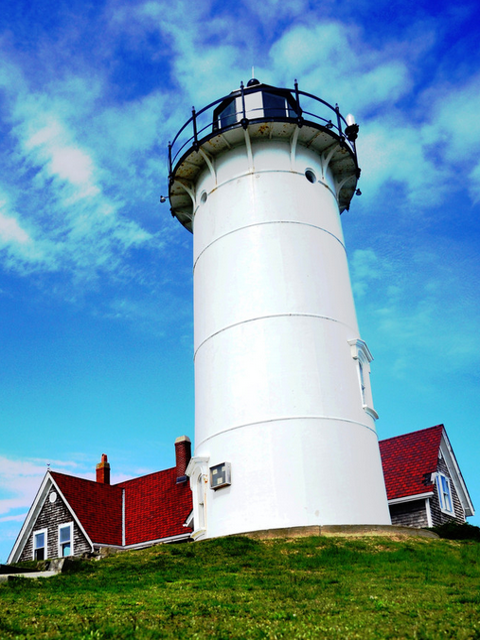
#> input picture week10/lighthouse.png, 480 x 640 px
$ jupyter execute Mar6-IntroToSVD.ipynb   (shell and % lines are left out)
#> lines starting #> are read from the running program, lines starting #| are printed output that depends on the picture; long printed decimals are rounded
[cell 1]
import numpy as np
import numpy.linalg
import matplotlib.pyplot as plt
import scipy.integrate
import time
# For plotting. Don't include this if you submit
                     # a Jupyter Notebook to Gradescope.

#### We will skip the information between these headers (below), you can read it if you'd like.
Okay, so we know that matrices rotate and stretch vectors. To understand this more, we are going to think about "what happens to a sphere (a circle in 2D) when we apply a circle to it. Well, that is the image we had above:
<div>

</div>
We see that a circle becomes an ellipse. This ellipse is defined by its semimajor and semiminor axis. Those are two vectors and form a new *basis* . We see that **the semimajor and semiminor form a new coordinate system (because they are two orthogonal directions) that define the ellipse.** Let's call those two new unit vectors (unit vectors are vectors of length 1) $u_1$ and $u_2$. We see that they both don't have the same length, so the semiminor and semimajor axes are actually stretched versions of the unit vectors: $\sigma_1 u_1$ and $\sigma_2 u_2$.

So let's think about what is happening: we started with one set of basis vectors, $v_1, v_2$. When we apply the matrix to it (matrix multiplication), we arrived at a new set of basis vectors, $u_1$ and $u_2$ that were stretched/shrunken by the factors $\sigma_1$ and $\sigma_2$ respectively.

In other words,
$$A v_1 = \sigma_1 u_1,$$
where $v_1$ and $u_1$ both have length 1 ($\|v_1\| = \|u_1\| = 1$). If we had $n$ vectors ($n$-dimensional space), we would have
$$A v_j = \sigma_j u_j, \qquad j = 1, \ldots, n.$$
In matrix-multiplication form, this looks like
$$ A \begin{pmatrix} v_1 & v_2 & \cdots & v_n \end{pmatrix} = \begin{pmatrix} u_1 & u_2 & \cdots & u_n \end{pmatrix} \begin{pmatrix} \sigma_1 & 0 & \cdots & 0 \\
0 & \sigma_2 & \cdots & 0 \\
\vdots & \vdots & \ddots & \vdots \\
0 & \cdots & \cdots & \sigma_n
\end{pmatrix},
$$
where the matrices with $v_j$ and those with $u_j$ are comprised of the columns $v_j, ~u_j$ side by side. For example, in two dimensions it is
$$
\begin{pmatrix} A_{11} & A_{12} \\ A_{21} & A_{22} \end{pmatrix}\begin{pmatrix} v_{11} & v_{12} \\ v_{21} & v_{22} \end{pmatrix} = \begin{pmatrix} u_{11} & u_{12} \\ u_{21} & u_{22}\end{pmatrix}\begin{pmatrix} \sigma_1 & 0 \\ 0 & \sigma_2 \end{pmatrix},
$$
assuming that $v_j = \begin{pmatrix} v_{1j} & v_{2j} \end{pmatrix}^T$, and $u_j$ is defined similarly. We write this matrix-matrix product as
$$ A V =  U  \Sigma,$$
which defines the matrices $V, ~U,$ and $\Sigma$. Again what we are doing is going from one *basis* ($v_1$ and $v_2$) to another *basis* ($u_1$ and $u_2$). The $U$ and $V$ matrices are like rotation matrices and the $\Sigma$ is the stretching matrix. It happens to be that we can rewrite this as $A =  U \Sigma V^T$. Again, what do matrices do? Rotate and stretch. So what does the matrix $A$ do? It first rotates ($V^T$), then stretches $(\Sigma)$ and then rotates again $( U)$.

#### We will skip the information between these headers (above), you can read it if you'd like.
The *Singular-Value Decomposition* is when we *decompose* the matrix $A$ as
$$ A V =  U  \Sigma,$$
which defines the matrices $V, ~U,$ and $\Sigma$. We are going from one *basis* ($v_1$ and $v_2$, or $v_i$) to another *basis* ($u_1$ and $u_2$, or $u_i$). The $U$ and $V$ matrices are like rotation matrices and the $\Sigma$ is the stretching matrix. It happens to be that we can rewrite this as $A =  U \Sigma V^T$. Again, what do matrices do? Rotate and stretch. So what does the matrix $A$ do? It first rotates ($V^T$), then stretches $(\Sigma)$ and then rotates again $( U)$.

The main reason why we are interested in doing this is because calculating *the SVD of a matrix* (meaning the three matrices, $U,~ \Sigma$ and $V$), *allows us to find the natural coordinate system for the system* through the basis vectors in $U$ and $V$.

Let's see an example of how we do this on the computer. First define
$$ A = \begin{pmatrix} 1 & 2 \\ 0.3 & 0.4 \end{pmatrix}. $$

[cell 2]
# Define A
A = np.array([[1, 2], [0.3, 0.4]])

# Calculate SVD with np.linalg.svd(A, full_matrices=False). Print the result.
print(np.linalg.svd(A, full_matrices=False))

We can see that it is outputting 3 things. Those are $U$, $\Sigma$ and $V^T$ (note that it is $V^T$ not $V$!). Let's define those.

[cell 3]
# Save the three outputs: U, S, and Vt from np.linalg.svd(A)
U, S, Vt = np.linalg.svd(A, full_matrices = False)

#Print each of them
print(U)
print(S)
print(Vt)

We see that $U$ and $Vt$ are matrices as expected, but not $S$! That's because it only gives us the diagonal. To turn it into a matrix we can use `np.diag`.

[cell 4]
# Set S = np.diag(S)
S = np.diag(S)
print(S) # now it is a matrix

By the way let's check: Is $A =  U \Sigma V^T$?

[cell 5]
# Print A
print(A)
# Print the product of the three matrices.
print(U@S@Vt)

Good, we see they are the same. We were saying that the vectors in $U$ and $V^T$ were *basis* vectors. In order for that to be true, they need to have length 1 and be orthogonal. We should check the *columns* of $U$ and the *rows* of $V^T$ (or the columns of $V$). Let's plot them.

[cell 6]
# Create a new figure
fig, ax = plt.subplots()
# Plot the two columns of U in blue, using quiver
# We are plotting the 0th column ([:, 0]),
# but the x component is the 0th entry in the 0th column
# and the y component is the 1st entry in the 0th column
ax.quiver(0, 0, U[0, 0], U[1, 0], color='blue', scale=5,
                 label = '$u_1$')

# Same now for the 1st column.
ax.quiver(0, 0, U[0, 1], U[1, 1], color='blue', scale=5,
         label = '$u_2$')

# Show legends
ax.legend()
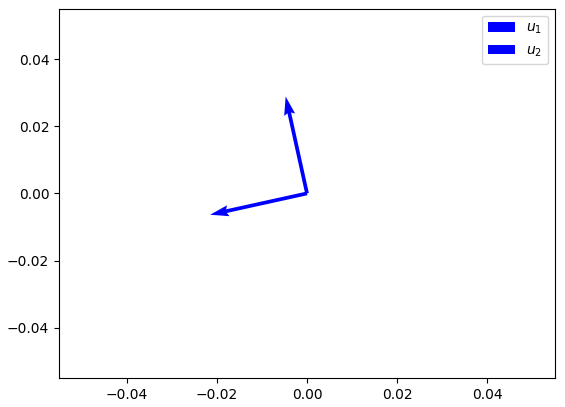
#> figure drawn by matplotlib, 1 panel

We can see that those are orthogonal and have the same length. Now let's do the same for the *rows* of $V^T$. Plot in red.

[cell 7]
# Plot the two rows of V^T in red, using quiver
# We are plotting the 0th row ([0, :]),
# but the x component is the 0th entry in the 0th row
# and the y component is the 1st entry in the 0th row
ax.quiver(0, 0, Vt[0, 0], Vt[0, 1], color='red', scale=5,
         label = '$v_1$')

# Same now for the 1st row.
ax.quiver(0, 0, Vt[1, 0], Vt[1, 1], color='red', scale=5,
         label = '$v_2$')

# Show the legend
ax.legend()

# Show the figure
fig

We have verified that there are two different bases, in $U$ and $V$. The matrix $A$ rotates between the two bases.

The columns of $U$ are called the "*left-singular vectors*" and the columns of $V$ (or rows of $V^T$) are called the "*right-singular vectors.*" $\Sigma$ contains the "*singular values.*"

So how does this all relate to the movie recommendation algorithm?

When we can draw arrows in 2D, as we have done above, it's easy to say what the directions are because we can visualize them. When we have other data sets, like the scores for movies for a bunch of students in class, we can't do that so easily. First off, our data set is going to be huge: hundreds of dimensions (hundreds of students) or tens of dimensions (tens of movies). We can't visualize that. Luckily, we can still interpret what the result is.

For now we are going to not worry about the $\Sigma$ matrix. So we are going to work with $$A = U \Sigma V^T = \tilde U V^T,$$ where $A$ is our data matrix, and $\tilde U = U \Sigma$ is a scaled version (scaled by the singular values) of our left-singular vectors. Remember this doesn't change the coordinate system, it just stretches the vectors.

So we have
$$
A = \begin{bmatrix} | & | & \cdots & | \\ \tilde u_1 & \tilde u_2 & \cdots & \tilde u_n \\
| & | & \cdots & |\end{bmatrix} \begin{bmatrix}\rule{1em}{1pt} &  v_1^T & \rule{1em}{1pt} \\ \rule{1em}{1pt} &  v_2^T & \rule{1em}{1pt} \\ & \vdots & \\ \rule{1em}{1pt} &  v_n^T & \rule{1em}{1pt}\end{bmatrix}.
$$
Notice that we have $\tilde U$ having the columns and $V^T$ having the rows. Compare this to our data matrix, $A$,
$$
A = \begin{pmatrix}
3 & 4 & 2 & 1 \\
5 & 1 & 3 & 1\\
1 & 1 & 2 & 4\\
3 & 3 & 3 & 3\\
2 & 1 & 4 & 4
\end{pmatrix},
$$
where the rows are people's scores and the columns are movie ratings. So **the left-singular vectors**, which are columns, **form a basis for the movies** and **the right-singular vectors**, which are rows, **form a basis for the people.**

So for example, we might find that
$$
\begin{align*}
\tilde u_1 &= \text{a typical action movie}\\
\tilde u_2 &= \text{a typical comedy movie}\\
\tilde u_3 &= \text{a typical horror movie}\\
\tilde u_4 &= \text{a typical anime movie}\\
&\vdots
\end{align*},
$$
etc. So just like before when I wrote,
$$
\begin{pmatrix} 6 \\ 4 \end{pmatrix} = 6 \begin{pmatrix} 1 \\0 \end{pmatrix} + 4 \begin{pmatrix} 0 \\ 1 \end{pmatrix},
$$
writing the vector as a sum of its two basis elements, now we can have something like
$$ \text{The Batman} = \alpha_1 \tilde u_1 + \alpha_2 \tilde u_2 + \ldots,$$
where $\alpha_1$ tells me "*how much of an action movie The Batman is*, $\alpha_2$ tells me "*how much of a comedy movie The Batman is*", etc. Then *every single movie will be some combination of those different types.* Now we don't actually get to choose those genres/basis. Instead, if we plug in $4$ movies, the SVD will find a 4-dimensional basis for us: it will find 4 characteristics. If we plug in 1000 movies it will find a $1000$-dimensional basis: 1000 characteristics. We won't be able to actually say in words what those characteristics are, that's what SVD does on its own and it's hard to interpret what the basis elements are, but what it's doing is *finding some interrelatedness between movies*, based on how they were rated by people. For example, it could actually be that one of the basis elements is *year the movie came out* because certain groups of people may rank movies similarly based on the year, or *whether or not the movie had Leonardo Dicaprio in it*, etc. **We don't know what that basis is.**

What about the right-singular vectors? Well, they provide a basis for our other space: people. For example, we may have something like
$$
\begin{align*}
v_1 &= \text{ typical action fan}\\
v_2 &= \text{ typical comedy fan}\\
v_3 &= \text{ typical horror fan}\\
v_4 &= \text{ typical anime fan}\\
& \vdots
\end{align*}
$$

etc. So now we have something like

$$
A = \tilde U V^T = \begin{bmatrix} | & | & \cdots & \\
\text{action movie} & \text{comedy movie} & \cdots & \\ | & | & \cdots & \end{bmatrix} \begin{bmatrix} \rule{1em}{1pt} & \text{action fan} & \rule{1em}{1pt}\\
\rule{1em}{1pt} & \text{comedy fan} & \rule{1em}{1pt} \\
\vdots & \vdots & \vdots \end{bmatrix}
$$

So if we want to know Adnan's score for "The Batman", which is $A(1,1)$ we do
$$
\begin{align*}
A(1,1) &= \text{Adnan's score for "The Batman"}\\
&= (\text{How much of an action movie is The Batman})\\
&\qquad \qquad \cdot(\text{How much does Adnan like action movies}) \\
& \qquad + (\text{How much of a comedy movie is The Batman})\\
& \qquad \qquad \cdot(\text{How much does Adnan like comedy movies}) + \ldots
\end{align*}
$$
etc.

In other words, to figure out someone's score in the movie, we just have to know how much of each component in the basis a particular movie is and then weight it by how much that person likes movies in that basis.

The SVD allows us to do this **when the coordinate basis is not obvious** and in fact finds **ideal coordinate bases for us.**

This allows us to now think about "what are the most important characteristics of a movie, in order for it to be ranked a particular way?" That's where the singular values come in. **The singular-values are ranked in terms of largest to smallest, which corresponds to their importance in characterizing the data.** For instance, we may find that a basis vector for the movies is "movie runtime", but we may find that that doesn't have much impact on the movie ratings. In that case, **the singular value for that basis vector would be small.**

This leads us to the concept of
### Low rank approximation using SVD
Using the SVD for low-rank approximations of our data is the key to what makes SVD so powerful. When we use all of our data, we have a *full-rank* system. When we use *only the one largest singular-value*, we have a rank-1 approximation. The *rank* corresponds to how many of the singular values we use to describe/approximate the system. To demonstrate this, we are going to discuss image compression using low-rank approximations.

## Image compression using SVD

We first need to load in our image. We will do this using cv2.imread().

[cell 8]
# Import cv2
import cv2

A = cv2.imread('lighthouse.png')
#> A is the input picture: shape (640, 480, 3); mean B, G, R 171.4, 150.1, 106.4

# View the image
fig, ax = plt.subplots()
ax.imshow(A)

The image compression we will describe only works on grayscale images, so we will load and plot our images using grayscale.

[cell 9]
# Reload the data, using grayscale
A = cv2.imread('lighthouse.png', 0) # The 0 means grayscale
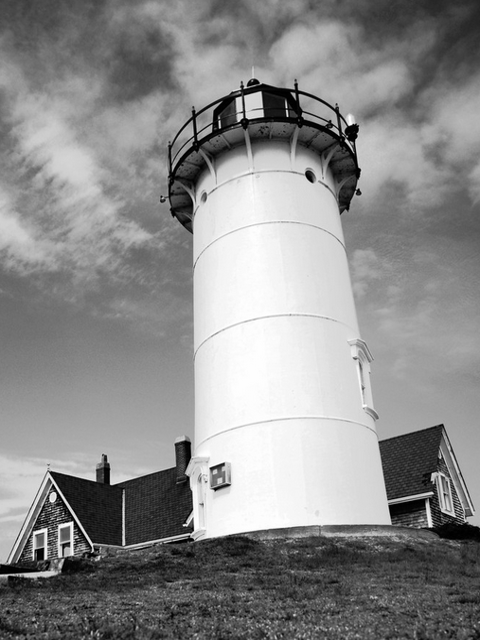
#> A: shape (640, 480); min 0, max 255, mean 139

# View the image
ax.imshow(A, cmap='gray')
fig

We can see how the image, `A`, is stored.

[cell 10]
print(A)
#> (printed output is left out)

We see it's just a matrix! We can check its shape.

[cell 11]
print(A.shape)
#| (640, 480)

This means there are 640x480 pixels.

We know how to take the SVD of matrices, so let's do that.

[cell 12]
# Compute the SVD
U, S, Vt = np.linalg.svd(A, full_matrices=False)
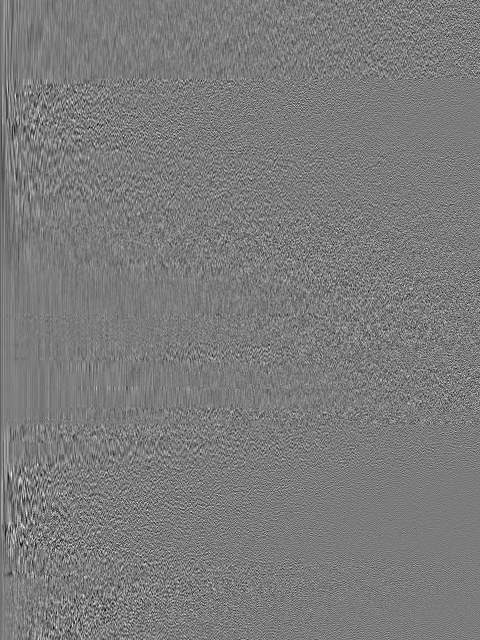
#> U: shape (640, 480) float64; min -0.236, max 0.25, mean -8.24e-05; drawn with min black and max white
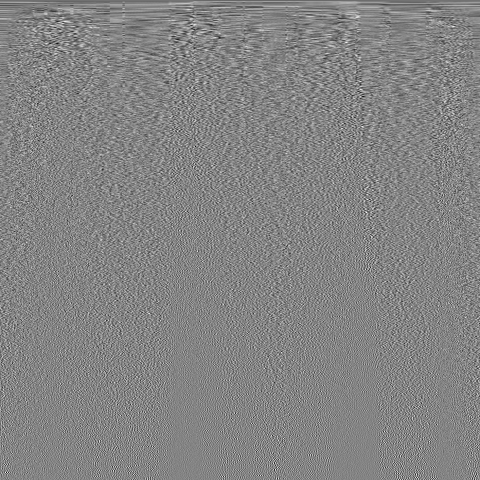
#> Vt: shape (480, 480) float64; min -0.276, max 0.256, mean -0.000109; drawn with min black and max white
#> S = 480 values, max 81516.5 at index 0, min 4.2 at index 479, mean 562.3
# Print the shape of each part
print(U.shape)
#| (640, 480)
print(S.shape)
#| (480,)
print(Vt.shape)
#| (480, 480)

Let's plot the singular values in order of how they are returned. We will use a "semilogy" plot, which means logarithmic in the "y" variables but not in the "x" variables.

[cell 13]
fig2, ax2 = plt.subplots()
ax2.semilogy(S, 'o')
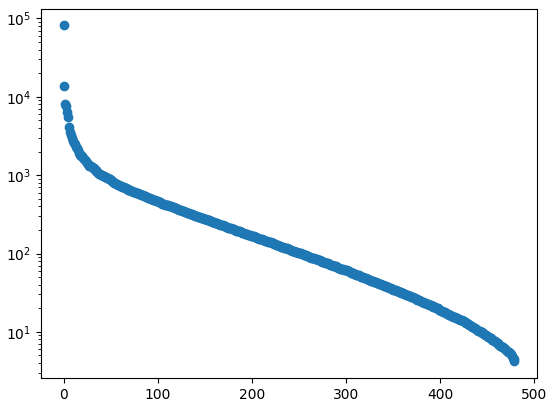
#> figure drawn by matplotlib, 1 panel; curve peaks at x = 0, y = 81516.5

We note that:
- the singular values are ordered from largest to smallest; and
- some of them are much larger than others.

The idea behind a *low-rank approximation* is that **we will only use the basis vectors corresponding to the largest singular values to *approximate* the data.**

To form the low-rank approximation, we need to multiply $U\Sigma V^T$, but only some of it. For instance, if we want a rank-1 approximation, it is

[cell 14]
# (We first need to change S to a matrix)
S_mat = np.diag(S) # Converts an array to a diagonal matrix.
rank_1 = (U[:, 0:1]@S_mat[0:1, 0:1])@Vt[0:1, :]
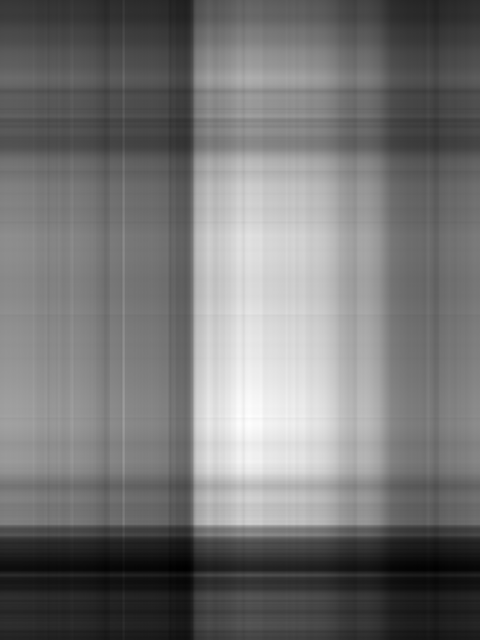
#> rank_1: shape (640, 480) float64; min 33.57, max 262.6, mean 138.3; drawn with min black and max white
print(rank_1.shape)
#| (640, 480)

We can see that `rank_1` has the same dimensions as `A`, our original data. But, **we are actually using a lot less information.** Instead of storing all $640\times 480$ pixels, we need only the first column of $U$, the first singular value of $\Sigma$, and the first row of $V^T$. That means we have $640 + 1 + 480 = 1121$ numbers stored, instead of $640\times 480 = 307,200$ numbers stored. **This is a major savings!** But that savings doesn't mean much if the rank-1 approximation doesn't look like our image. Before showing a plot of it, we will define *the energy* of a rank$-r$ approximation. The *total energy* of a set of data is *the sum of all of the eigenvalues*. So we can define `total_energy`

[cell 15]
# First turn the matrix S back
total_energy = sum(S)
#> total_energy = 269894.9
print(total_energy)
#| 269894.922

Meanwhile, the energy for the rank$-1$ approximation is the energy when we use only one singular value. That is:

[cell 16]
rank_1_energy = sum(S[0:1])
#> rank_1_energy = 81516.5
print(rank_1_energy)
#| 81516.458

So the rank-1 approximation contains $81516/269894$ of the "energy" or information of the whole image.

[cell 17]
# Calculate percentage
# of energy in the rank-1 approximation
rank_1_percentage = rank_1_energy / total_energy
#> rank_1_percentage = 0.302
print(rank_1_percentage)
#| 0.302

We see that the rank-1 approximation contains 30% of the total energy!

Let's see what the image looks like.

[cell 18]
# Setup a 2x2 grid of images
fig, ax = plt.subplots(2,2)
# Plot the full image. We need to index "ax"
# like it's a matrix.
ax[0,0].imshow(A, cmap='gray')

# Then plot the rank-1 approximation in the
#  0th row, 1st column
ax[0, 1].imshow(rank_1, cmap='gray')

Obviously this image does not look very great, but it gives the general features of the image: it is dark on the bottom and there's a pillar in the middle. Let's see what the rank-10 approximation looks like.

[cell 19]
# Calculate rank-10 approximation
# This looks just like before, except with 1 replaced by 10
rank_10 = (U[:, 0:10]@S_mat[0:10, 0:10])@Vt[0:10, :]
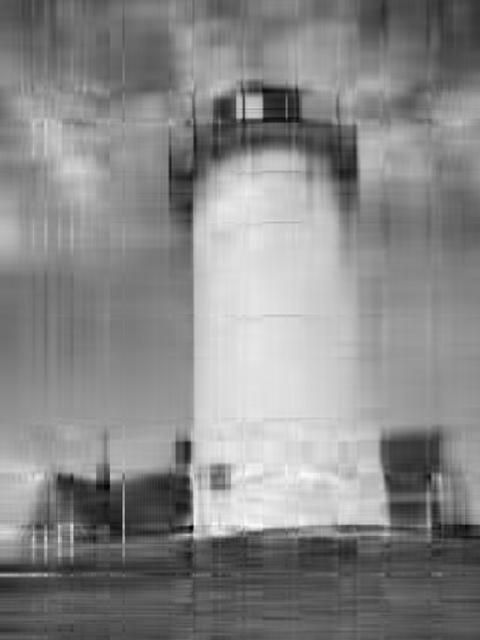
#> rank_10: shape (640, 480) float64; min -33.83, max 289.6, mean 139; drawn with min black and max white

# Then plot it
#  1st row, 0th column
ax[1,0].imshow(rank_10, cmap='gray')

# Show the figure
fig
